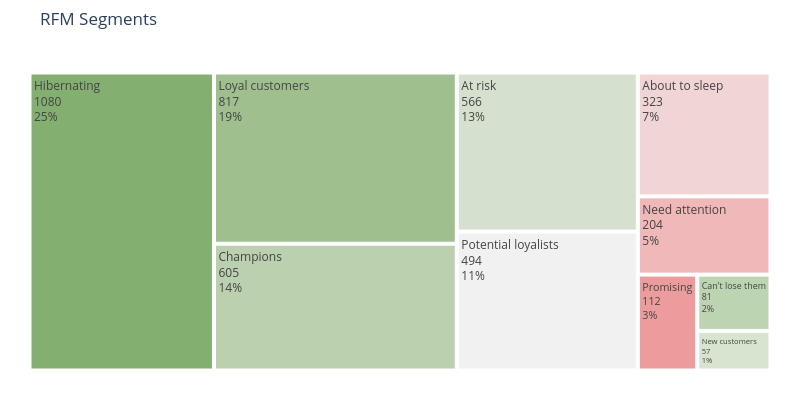

Notebook cell for this chart:
### Code cell
#Creating a Treemap with Plotly Express
# colors=['#fae588','#f79d65','#f9dc5c','#e8ac65','#e76f51','#ef233c','#b7094c'] #color palette
colors=['#83af70','#9fbf8f','#bad0af','#d5e0cf','#f1f1f1','#f1d4d4','#f0b8b8','#ec9c9d'] #color palette
import plotly.express as px

fig = px.treemap(fig3, path=['Segment'],values='Count'
                 , width=800, height=400
                 ,title="RFM Segments")

fig.update_layout(
    treemapcolorway = colors, #defines the colors in the treemap
    margin = dict(t=50, l=25, r=25, b=25))

fig.data[0].textinfo = 'label+text+value+percent root'
fig.show()

### Figure 1 — Plotly figure (JSON) as saved in the notebook; plotly's stock layout.template omitted (floating-point values rounded to 4 significant figures)
{"data": [{"branchvalues": "total", "domain": {"x": [0, 1], "y": [0, 1]}, "hovertemplate": "labels=%{label}<br>Count=%{value}<br>parent=%{parent}<br>id=%{id}<extra></extra>", "ids": ["About to sleep", "At risk", "Can't lose them", "Champions", "Hibernating", "Loyal customers", "Need attention", "New customers", "Potential loyalists", "Promising"], "labels": ["About to sleep", "At risk", "Can't lose them", "Champions", "Hibernating", "Loyal customers", "Need attention", "New customers", "Potential loyalists", "Promising"], "name": "", "parents": ["", "", "", "", "", "", "", "", "", ""], "textinfo": "label+text+value+percent root", "type": "treemap", "values": [323.0, 566.0, 81.0, 605.0, 1080.0, 817.0, 204.0, 57.0, 494.0, 112.0]}], "layout": {"height": 400, "legend": {"tracegroupgap": 0}, "margin": {"b": 25, "l": 25, "r": 25, "t": 50}, "title": {"text": "RFM Segments"}, "treemapcolorway": ["#83af70", "#9fbf8f", "#bad0af", "#d5e0cf", "#f1f1f1", "#f1d4d4", "#f0b8b8", "#ec9c9d"], "width": 800}}
